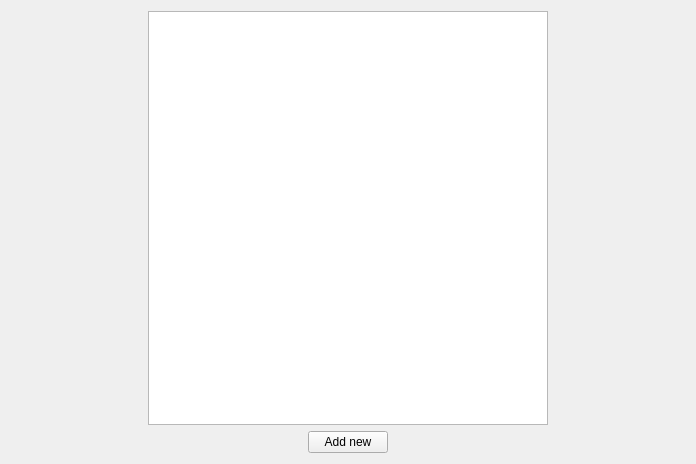
<?xml version="1.0" encoding="UTF-8"?>
<ui version="4.0">
 <class>TownsPage</class>
 <widget class="QWidget" name="TownsPage">
  <property name="geometry">
   <rect>
    <x>0</x>
    <y>0</y>
    <width>696</width>
    <height>464</height>
   </rect>
  </property>
  <property name="windowTitle">
   <string>Form</string>
  </property>
  <layout class="QHBoxLayout" name="horizontalLayout_2">
   <item>
    <spacer name="horizontalSpacer_4">
     <property name="orientation">
      <enum>Qt::Horizontal</enum>
     </property>
     <property name="sizeHint" stdset="0">
      <size>
       <width>40</width>
       <height>20</height>
      </size>
     </property>
    </spacer>
   </item>
   <item>
    <layout class="QVBoxLayout" name="verticalLayout">
     <item>
      <widget class="QTableView" name="townsTableView">
       <property name="minimumSize">
        <size>
         <width>400</width>
         <height>0</height>
        </size>
       </property>
      </widget>
     </item>
     <item>
      <layout class="QHBoxLayout" name="horizontalLayout">
       <item>
        <spacer name="horizontalSpacer">
         <property name="orientation">
          <enum>Qt::Horizontal</enum>
         </property>
         <property name="sizeHint" stdset="0">
          <size>
           <width>40</width>
           <height>20</height>
          </size>
         </property>
        </spacer>
       </item>
       <item>
        <widget class="QPushButton" name="addNewTownPushButton">
         <property name="text">
          <string>Add new</string>
         </property>
        </widget>
       </item>
       <item>
        <spacer name="horizontalSpacer_2">
         <property name="orientation">
          <enum>Qt::Horizontal</enum>
         </property>
         <property name="sizeHint" stdset="0">
          <size>
           <width>40</width>
           <height>20</height>
          </size>
         </property>
        </spacer>
       </item>
      </layout>
     </item>
    </layout>
   </item>
   <item>
    <spacer name="horizontalSpacer_3">
     <property name="orientation">
      <enum>Qt::Horizontal</enum>
     </property>
     <property name="sizeHint" stdset="0">
      <size>
       <width>40</width>
       <height>20</height>
      </size>
     </property>
    </spacer>
   </item>
  </layout>
 </widget>
 <resources/>
 <connections/>
</ui>
